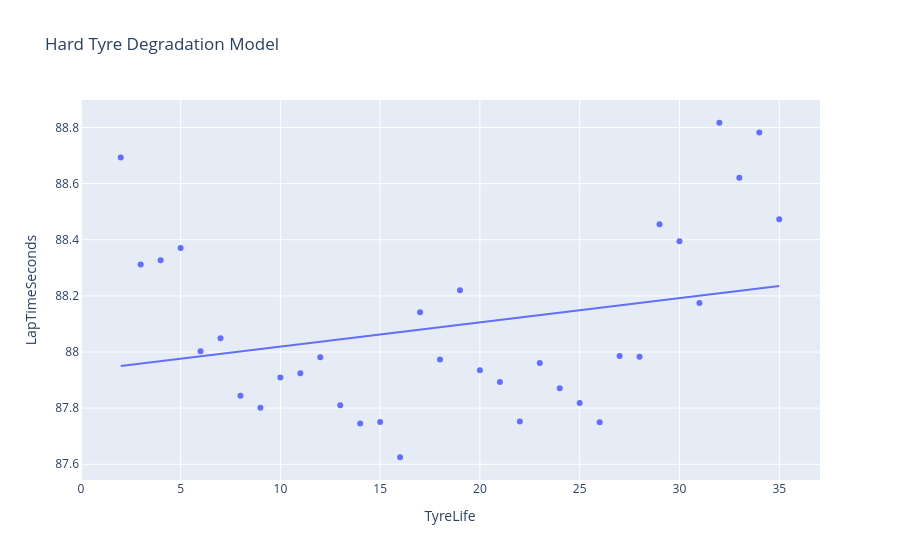

The code cell stored with this chart in its notebook:
### Code cell
hard = prepare_lap_times(ver_laps)
hard = hard[
    hard["Compound"] == "HARD"
]

fig = px.scatter(
    hard,
    x="TyreLife",
    y="LapTimeSeconds",
    trendline="ols",
    title="Hard Tyre Degradation Model"
)

fig.show()

### Figure 1 — Plotly figure (JSON) as saved in the notebook; plotly's stock layout.template omitted (floating-point values rounded to 4 significant figures)
{"data": [{"hovertemplate": "TyreLife=%{x}<br>LapTimeSeconds=%{y}<extra></extra>", "legendgroup": "", "marker": {"color": "#636efa", "symbol": "circle"}, "mode": "markers", "name": "", "orientation": "v", "showlegend": false, "type": "scatter", "x": [2.0, 3.0, 4.0, 5.0, 6.0, 7.0, 8.0, 9.0, 10.0, 11.0, 12.0, 13.0, 14.0, 15.0, 16.0, 17.0, 18.0, 19.0, 20.0, 21.0, 22.0, 23.0, 24.0, 25.0, 26.0, 27.0, 28.0, 29.0, 30.0, 31.0, 32.0, 33.0, 34.0, 35.0], "xaxis": "x", "y": [88.69, 88.31, 88.33, 88.37, 88.0, 88.05, 87.84, 87.8, 87.91, 87.92, 87.98, 87.81, 87.75, 87.75, 87.62, 88.14, 87.97, 88.22, 87.94, 87.89, 87.75, 87.96, 87.87, 87.82, 87.75, 87.99, 87.98, 88.45, 88.39, 88.17, 88.82, 88.62, 88.78, 88.47], "yaxis": "y"}, {"hovertemplate": "<b>OLS trendline</b><br>LapTimeSeconds = 0.00864675 * TyreLife + 87.9326<br>R<sup>2</sup>=0.070752<br><br>TyreLife=%{x}<br>LapTimeSeconds=%{y} <b>(trend)</b><extra></extra>", "legendgroup": "", "marker": {"color": "#636efa", "symbol": "circle"}, "mode": "lines", "name": "", "showlegend": false, "type": "scatter", "x": [2.0, 3.0, 4.0, 5.0, 6.0, 7.0, 8.0, 9.0, 10.0, 11.0, 12.0, 13.0, 14.0, 15.0, 16.0, 17.0, 18.0, 19.0, 20.0, 21.0, 22.0, 23.0, 24.0, 25.0, 26.0, 27.0, 28.0, 29.0, 30.0, 31.0, 32.0, 33.0, 34.0, 35.0], "xaxis": "x", "y": [87.95, 87.96, 87.97, 87.98, 87.98, 87.99, 88.0, 88.01, 88.02, 88.03, 88.04, 88.05, 88.05, 88.06, 88.07, 88.08, 88.09, 88.1, 88.11, 88.11, 88.12, 88.13, 88.14, 88.15, 88.16, 88.17, 88.17, 88.18, 88.19, 88.2, 88.21, 88.22, 88.23, 88.24], "yaxis": "y"}], "layout": {"legend": {"tracegroupgap": 0}, "title": {"text": "Hard Tyre Degradation Model"}, "xaxis": {"anchor": "y", "domain": [0, 1], "title": {"text": "TyreLife"}}, "yaxis": {"anchor": "x", "domain": [0, 1], "title": {"text": "LapTimeSeconds"}}}}
